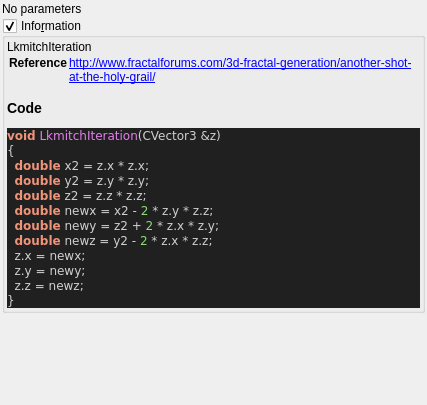
<?xml version="1.0" encoding="UTF-8"?>
<ui version="4.0">
 <class>Form</class>
 <widget class="QWidget" name="Form">
  <property name="geometry">
   <rect>
    <x>0</x>
    <y>0</y>
    <width>427</width>
    <height>405</height>
   </rect>
  </property>
  <property name="windowTitle">
   <string>Form</string>
  </property>
  <layout class="QVBoxLayout" name="verticalLayout">
   <property name="spacing">
    <number>2</number>
   </property>
   <property name="leftMargin">
    <number>2</number>
   </property>
   <property name="topMargin">
    <number>2</number>
   </property>
   <property name="rightMargin">
    <number>2</number>
   </property>
   <item>
    <widget class="QLabel" name="label">
     <property name="text">
      <string>No parameters</string>
     </property>
    </widget>
   </item>
   <item>
    <widget class="MyGroupBox" name="groupCheck_info">
     <property name="title">
      <string>Info&amp;rmation</string>
     </property>
     <property name="flat">
      <bool>false</bool>
     </property>
     <property name="checkable">
      <bool>true</bool>
     </property>
     <layout class="QVBoxLayout" name="verticalLayout_2">
      <property name="spacing">
       <number>2</number>
      </property>
      <property name="leftMargin">
       <number>2</number>
      </property>
      <property name="topMargin">
       <number>2</number>
      </property>
      <property name="rightMargin">
       <number>2</number>
      </property>
      <property name="bottomMargin">
       <number>2</number>
      </property>
      <item>
       <widget class="QLabel" name="label_code_content">
        <property name="text">
         <string>&lt;p&gt;LkmitchIteration&lt;/p&gt;&lt;table&gt;
&lt;tr&gt;&lt;th&gt;Reference&lt;/th&gt;&lt;td&gt;&lt;a href=&quot;http://www.fractalforums.com/3d-fractal-generation/another-shot-at-the-holy-grail/&quot;&gt;http://www.fractalforums.com/3d-fractal-generation/another-shot-at-the-holy-grail/&lt;/a&gt;&lt;/td&gt;&lt;/tr&gt;
&lt;/table&gt;
&lt;h3&gt;Code&lt;/h3&gt;
&lt;!DOCTYPE HTML PUBLIC &quot;-//W3C//DTD HTML 4.0 Transitional//EN&quot;&gt;
&lt;html&gt;
&lt;head&gt;
&lt;meta http-equiv=&quot;content-type&quot; content=&quot;text/html; charset=ISO-8859-1&quot;&gt;
&lt;title&gt;Source file&lt;/title&gt;
&lt;/head&gt;
&lt;body style=&quot;background-color:#202020&quot;&gt;
&lt;pre style=&quot;color:#d0d0d0; background-color:#202020;  font-family:'Courier New';&quot;&gt;&lt;span style=&quot;color:#f09479; font-weight:bold&quot;&gt;void&lt;/span&gt; &lt;span style=&quot;color:#e47eed&quot;&gt;LkmitchIteration&lt;/span&gt;&lt;span style=&quot;color:#d0d0d0&quot;&gt;(&lt;/span&gt;CVector3 &lt;span style=&quot;color:#d0d0d0&quot;&gt;&amp;amp;&lt;/span&gt;z&lt;span style=&quot;color:#d0d0d0&quot;&gt;)&lt;/span&gt;
&lt;span style=&quot;color:#d0d0d0&quot;&gt;{&lt;/span&gt;
  &lt;span style=&quot;color:#f09479; font-weight:bold&quot;&gt;double&lt;/span&gt; x2 &lt;span style=&quot;color:#d0d0d0&quot;&gt;=&lt;/span&gt; z&lt;span style=&quot;color:#d0d0d0&quot;&gt;.&lt;/span&gt;x &lt;span style=&quot;color:#d0d0d0&quot;&gt;*&lt;/span&gt; z&lt;span style=&quot;color:#d0d0d0&quot;&gt;.&lt;/span&gt;x&lt;span style=&quot;color:#d0d0d0&quot;&gt;;&lt;/span&gt;
  &lt;span style=&quot;color:#f09479; font-weight:bold&quot;&gt;double&lt;/span&gt; y2 &lt;span style=&quot;color:#d0d0d0&quot;&gt;=&lt;/span&gt; z&lt;span style=&quot;color:#d0d0d0&quot;&gt;.&lt;/span&gt;y &lt;span style=&quot;color:#d0d0d0&quot;&gt;*&lt;/span&gt; z&lt;span style=&quot;color:#d0d0d0&quot;&gt;.&lt;/span&gt;y&lt;span style=&quot;color:#d0d0d0&quot;&gt;;&lt;/span&gt;
  &lt;span style=&quot;color:#f09479; font-weight:bold&quot;&gt;double&lt;/span&gt; z2 &lt;span style=&quot;color:#d0d0d0&quot;&gt;=&lt;/span&gt; z&lt;span style=&quot;color:#d0d0d0&quot;&gt;.&lt;/span&gt;z &lt;span style=&quot;color:#d0d0d0&quot;&gt;*&lt;/span&gt; z&lt;span style=&quot;color:#d0d0d0&quot;&gt;.&lt;/span&gt;z&lt;span style=&quot;color:#d0d0d0&quot;&gt;;&lt;/span&gt;
  &lt;span style=&quot;color:#f09479; font-weight:bold&quot;&gt;double&lt;/span&gt; newx &lt;span style=&quot;color:#d0d0d0&quot;&gt;=&lt;/span&gt; x2 &lt;span style=&quot;color:#d0d0d0&quot;&gt;-&lt;/span&gt; &lt;span style=&quot;color:#87df71&quot;&gt;2&lt;/span&gt; &lt;span style=&quot;color:#d0d0d0&quot;&gt;*&lt;/span&gt; z&lt;span style=&quot;color:#d0d0d0&quot;&gt;.&lt;/span&gt;y &lt;span style=&quot;color:#d0d0d0&quot;&gt;*&lt;/span&gt; z&lt;span style=&quot;color:#d0d0d0&quot;&gt;.&lt;/span&gt;z&lt;span style=&quot;color:#d0d0d0&quot;&gt;;&lt;/span&gt;
  &lt;span style=&quot;color:#f09479; font-weight:bold&quot;&gt;double&lt;/span&gt; newy &lt;span style=&quot;color:#d0d0d0&quot;&gt;=&lt;/span&gt; z2 &lt;span style=&quot;color:#d0d0d0&quot;&gt;+&lt;/span&gt; &lt;span style=&quot;color:#87df71&quot;&gt;2&lt;/span&gt; &lt;span style=&quot;color:#d0d0d0&quot;&gt;*&lt;/span&gt; z&lt;span style=&quot;color:#d0d0d0&quot;&gt;.&lt;/span&gt;x &lt;span style=&quot;color:#d0d0d0&quot;&gt;*&lt;/span&gt; z&lt;span style=&quot;color:#d0d0d0&quot;&gt;.&lt;/span&gt;y&lt;span style=&quot;color:#d0d0d0&quot;&gt;;&lt;/span&gt;
  &lt;span style=&quot;color:#f09479; font-weight:bold&quot;&gt;double&lt;/span&gt; newz &lt;span style=&quot;color:#d0d0d0&quot;&gt;=&lt;/span&gt; y2 &lt;span style=&quot;color:#d0d0d0&quot;&gt;-&lt;/span&gt; &lt;span style=&quot;color:#87df71&quot;&gt;2&lt;/span&gt; &lt;span style=&quot;color:#d0d0d0&quot;&gt;*&lt;/span&gt; z&lt;span style=&quot;color:#d0d0d0&quot;&gt;.&lt;/span&gt;x &lt;span style=&quot;color:#d0d0d0&quot;&gt;*&lt;/span&gt; z&lt;span style=&quot;color:#d0d0d0&quot;&gt;.&lt;/span&gt;z&lt;span style=&quot;color:#d0d0d0&quot;&gt;;&lt;/span&gt;
  z&lt;span style=&quot;color:#d0d0d0&quot;&gt;.&lt;/span&gt;x &lt;span style=&quot;color:#d0d0d0&quot;&gt;=&lt;/span&gt; newx&lt;span style=&quot;color:#d0d0d0&quot;&gt;;&lt;/span&gt;
  z&lt;span style=&quot;color:#d0d0d0&quot;&gt;.&lt;/span&gt;y &lt;span style=&quot;color:#d0d0d0&quot;&gt;=&lt;/span&gt; newy&lt;span style=&quot;color:#d0d0d0&quot;&gt;;&lt;/span&gt;
  z&lt;span style=&quot;color:#d0d0d0&quot;&gt;.&lt;/span&gt;z &lt;span style=&quot;color:#d0d0d0&quot;&gt;=&lt;/span&gt; newz&lt;span style=&quot;color:#d0d0d0&quot;&gt;;&lt;/span&gt;
&lt;span style=&quot;color:#d0d0d0&quot;&gt;}&lt;/span&gt;
&lt;/pre&gt;
&lt;/body&gt;
&lt;/html&gt;
&lt;!--HTML generated by highlight 3.9, http://www.andre-simon.de/--&gt;
</string>
        </property>
        <property name="wordWrap">
         <bool>true</bool>
        </property>
        <property name="openExternalLinks">
         <bool>true</bool>
        </property>
        <property name="textInteractionFlags">
         <set>Qt::LinksAccessibleByMouse|Qt::TextSelectableByMouse</set>
        </property>
       </widget>
      </item>
     </layout>
    </widget>
   </item>
   <item>
    <spacer name="verticalSpacer">
     <property name="orientation">
      <enum>Qt::Vertical</enum>
     </property>
     <property name="sizeHint" stdset="0">
      <size>
       <width>20</width>
       <height>40</height>
      </size>
     </property>
    </spacer>
   </item>
  </layout>
 </widget>
 <customwidgets>
  <customwidget>
   <class>MyGroupBox</class>
   <extends>QGroupBox</extends>
   <header>mygroupbox.h</header>
   <container>1</container>
  </customwidget>
 </customwidgets>
 <resources/>
 <connections/>
</ui>
